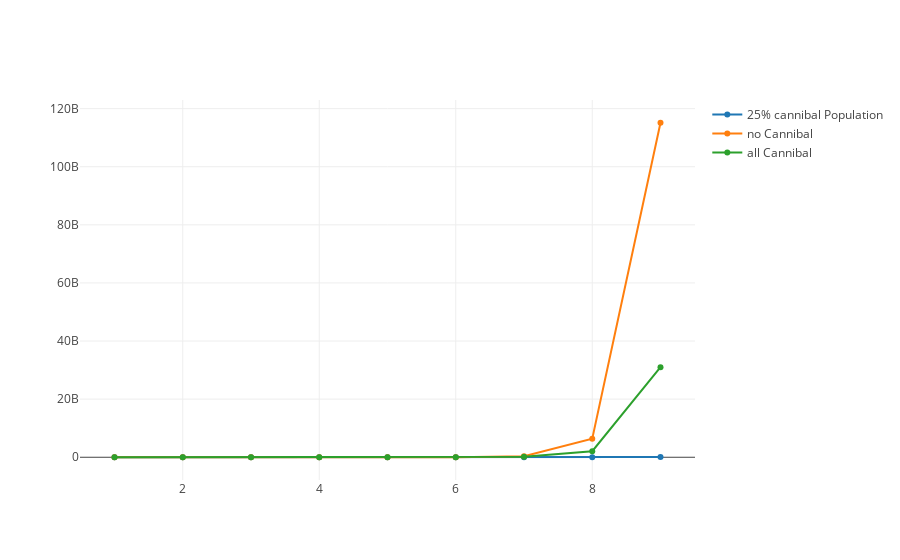

Notebook code for this chart:
### Code cell
populationCannibal = [n]
populationNonCannibal = [n]
populationTotal = [n]

times = np.array(range(1,10))

for i in times:
    populationCannibal.append(cannibal(populationCannibal[i-1], eggsCannibal, stdevCannibal, pred)[1])
    populationNonCannibal.append(nonCannibal(populationNonCannibal[i-1], eggsNonCannibal, stdevNonCannibal, pred)[1])
    populationTotal.append(total(populationTotal[i-1], eggsCannibal, eggsNonCannibal, stdevCannibal, stdevNonCannibal, pred)[1])
    
traceCannibal = go.Scatter(x = times,
                       y = populationCannibal,
                       mode = "lines+markers",
                       name = "25% cannibal Population")

traceNonCannibal = go.Scatter(x = times,
                       y = populationNonCannibal,
                       mode = "lines+markers",
                       name = "no Cannibal")

traceTotal = go.Scatter(x = times,
                       y = populationTotal,
                       mode = "lines+markers",
                       name = "all Cannibal")


data = [traceCannibal, traceNonCannibal, traceTotal]

plotly.offline.iplot(data, filename='dataPlot')

### Figure 1 — Plotly figure (JSON) as saved in the notebook; plotly's stock layout.template omitted (floating-point values rounded to 4 significant figures)
{"data": [{"mode": "lines+markers", "name": "25% cannibal Population", "type": "scatter", "x": [1, 2, 3, 4, 5, 6, 7, 8, 9], "y": [10, 72.02, 627.3, 4612.0, 29940.0, 211000.0, 1797000.0, 12520000.0, 96720000.0, 745800000.0]}, {"mode": "lines+markers", "name": "no Cannibal", "type": "scatter", "x": [1, 2, 3, 4, 5, 6, 7, 8, 9], "y": [10, 176.5, 3205.0, 56420.0, 1060000.0, 19670000.0, 351800000.0, 6401000000.0, 115100000000.0, 2043000000000.0]}, {"mode": "lines+markers", "name": "all Cannibal", "type": "scatter", "x": [1, 2, 3, 4, 5, 6, 7, 8, 9], "y": [10, 159.7, 2334.0, 37480.0, 570500.0, 8645000.0, 141500000.0, 2075000000.0, 31010000000.0, 517600000000.0]}], "layout": {}}
